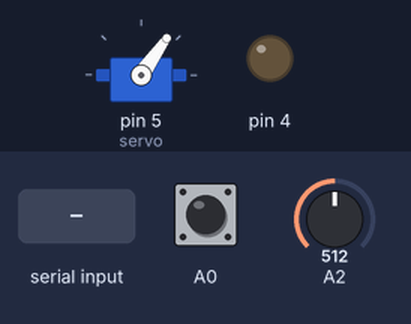
This sketch was run on a simulated Arduino Uno, built with avr-gcc and run on an emulated ATmega328P. On the bench: servo, output pins drawn as LEDs (lit = HIGH). Dashed ring = blinking. Inputs (shaded band) come from the test bench; at power-on: A0 HIGH, A2 = 512.

Above: at 1.2 s.
1.3 s: "buzz" received over the second serial link
At 1.4 s:
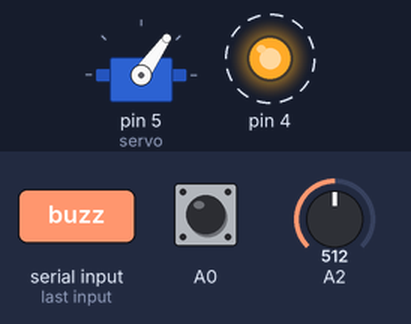
3.3 s: "grip" received over the second serial link
At 3.9 s:
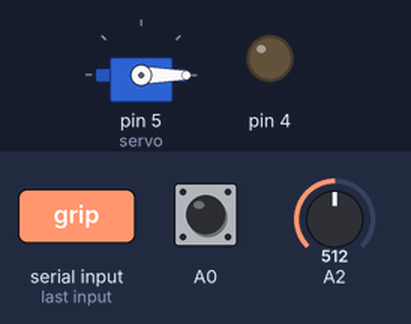
4.8 s: "buzz" received over the second serial link
At 4.9 s:
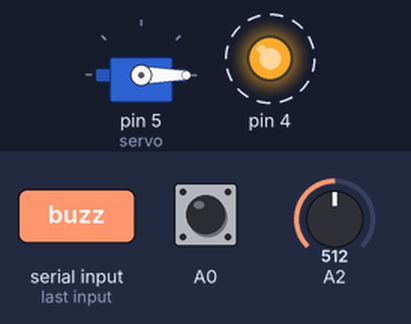
6.8 s: "drop" received over the second serial link
At 7.8 s:
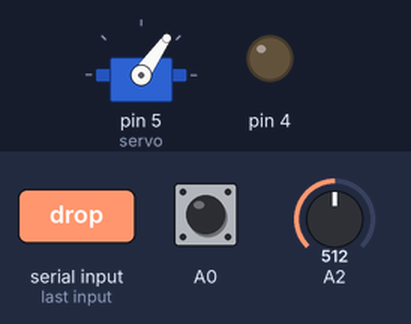
Timing chart, 0 to 9.3 s (numbered marks = the images above; inputs shaded):
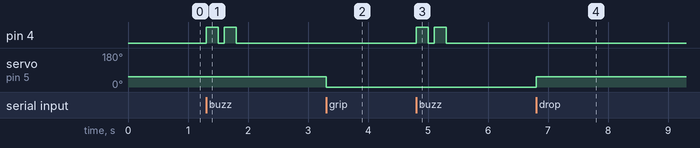

The sketch:

drone_basketball.ino
```cpp
#include <SoftwareSerial.h>//라이브러리를 불러옵니다
#include <Servo.h>

SoftwareSerial bt(3, 2);//블루투스 객체를 선언해줍니다

Servo servo;

void setup() {
  Serial.begin(9600);//시리얼 통신속도 설정
  bt.begin(9600);//블루투스 통신속도 설정
  servo.attach(5);//서보모터는 5번 pwm핀에 연결됨
  servo.write(55);//서보 위치를 55로 설정

  pinMode(4, OUTPUT);//4번핀을 출력핀으로 설정
}

void loop() {
  String Sinput = "";
  while (Serial.available()) {
    bt.write(Serial.read());
  }

  if (Sinput != "") {
    sendSignal(Sinput);
  }

  bool ballcheck = digitalRead(A0);
  int bomb = analogRead(A2);

  if (ballcheck == false) {
    if (bomb > 30) {
      sendSignal(String(bomb));
      delay(100);
      bomb = 0;
    }
  }

  String input = "";
  while (bt.available() > 0) {
    input += (char) bt.read();
    delay(1);
  }
  if (input == "grip") {
    servo.write(0);
  }
  if (input == "drop") {
    servo.write(55);
  }
  if (input == "mdrop") {
    servo.write(55);
    digitalWrite(4, HIGH);
    delay(1500);
    digitalWrite(4, LOW);
  }
  if (input == "buzz") {
    digitalWrite(4, HIGH);
    delay(200);
    digitalWrite(4, LOW);
    delay(100);
    digitalWrite(4, HIGH);
    delay(200);
    digitalWrite(4, LOW);
  }
}

void sendSignal(String input) {
  bt.write(('0' + input).c_str());
}
```

Measured:
- after the input at 1.3 s, pin 4: alternates HIGH for 0.20 s and LOW for 0.10 s, 4 changes in all, then stays LOW, starting at once
- after the input at 3.3 s, servo on pin 5 (servo): 55° → 0° at once
- after the input at 4.8 s, pin 4: alternates HIGH for 0.20 s and LOW for 0.10 s, 4 changes in all, then stays LOW, starting at once
- after the input at 6.8 s, servo on pin 5 (servo): 0° → 55° at once
